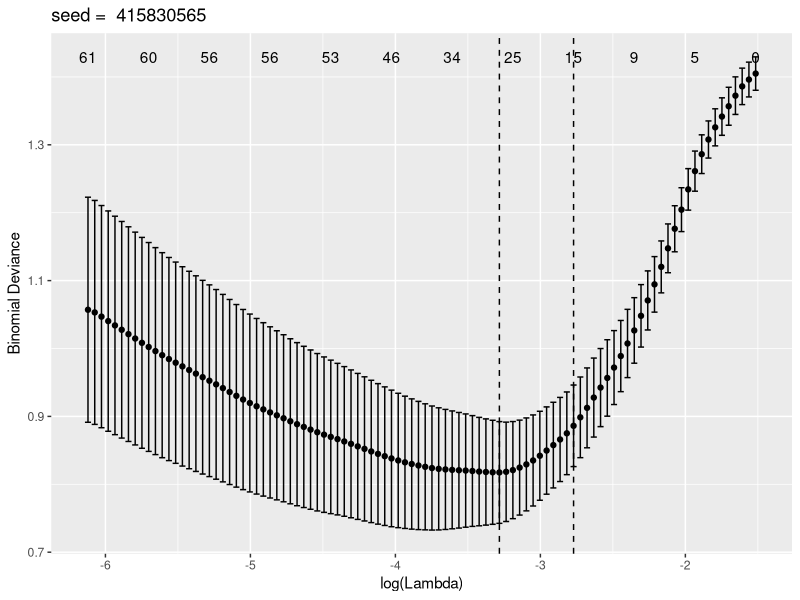
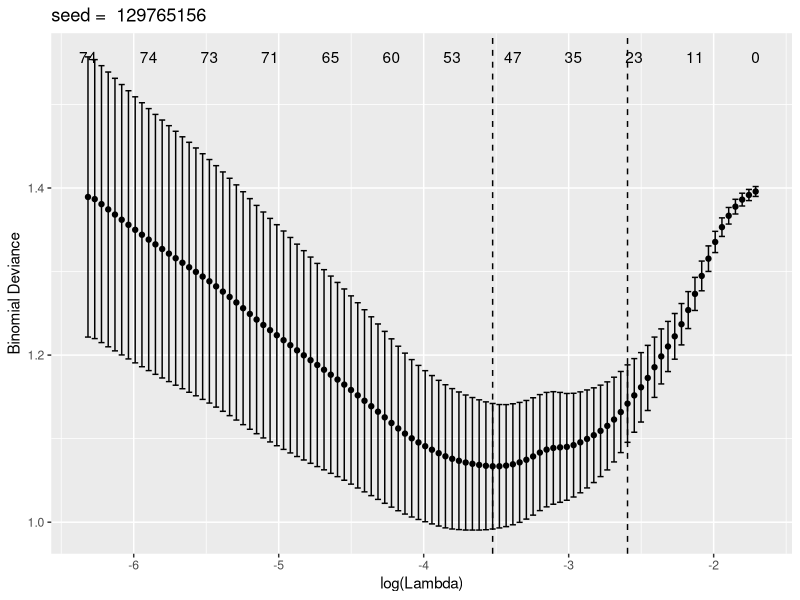
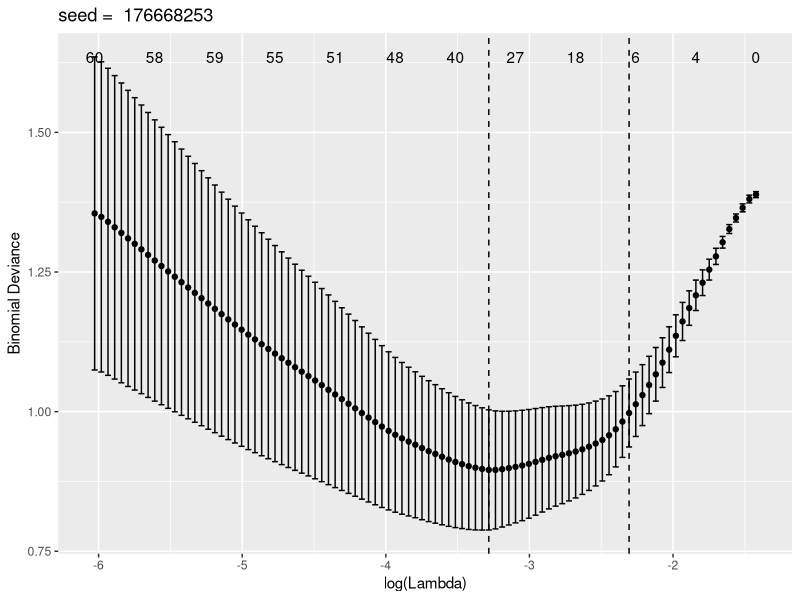
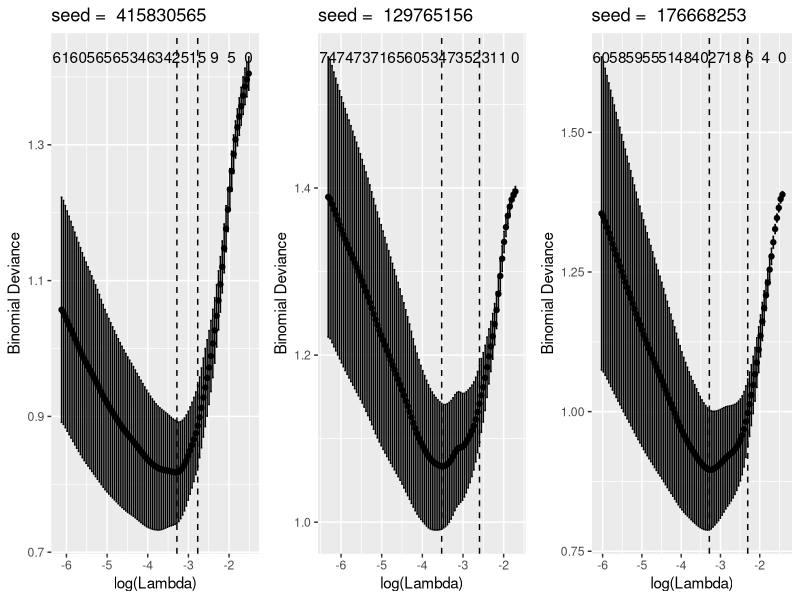
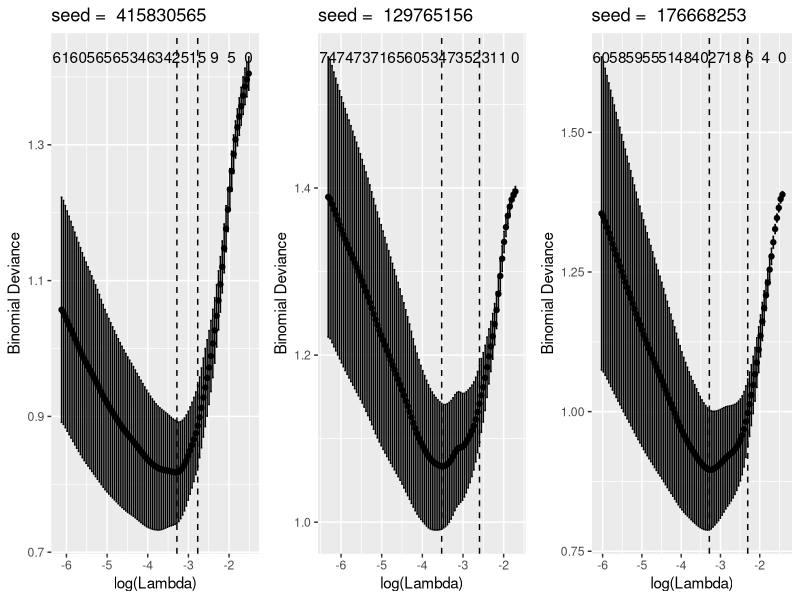
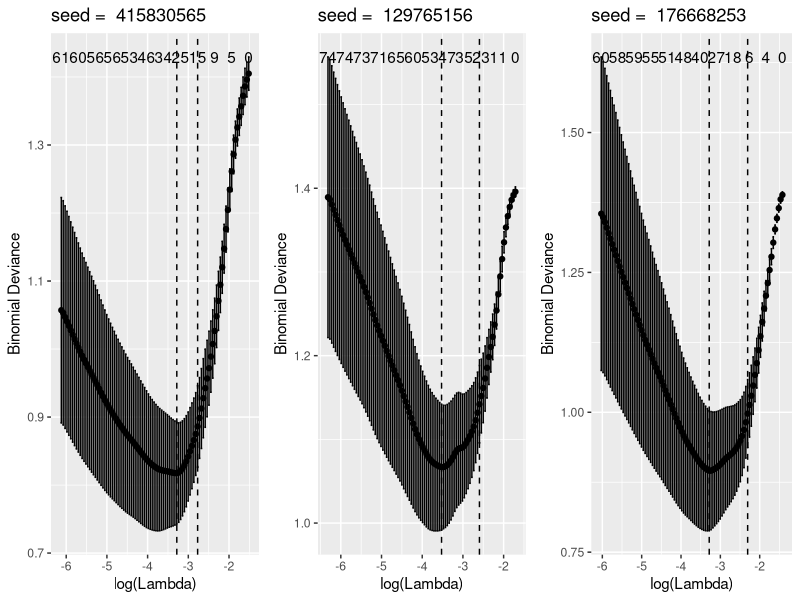
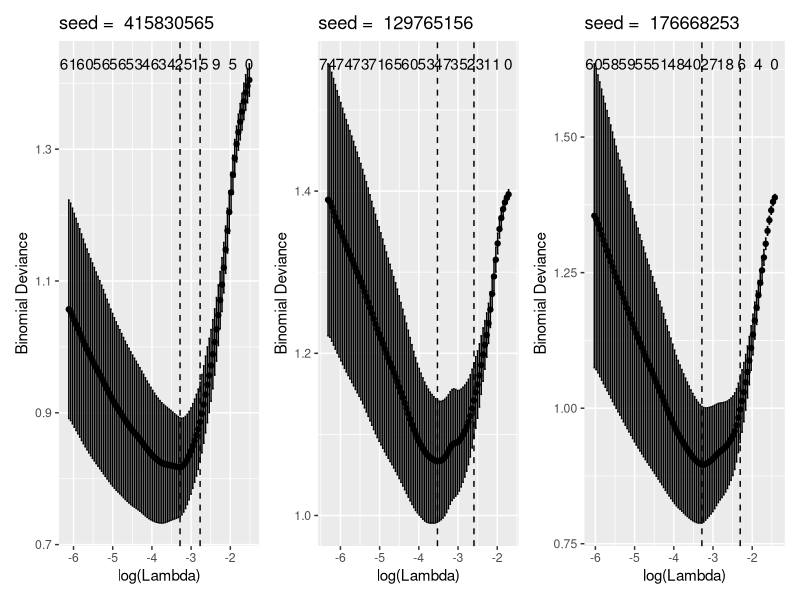

Recreate these plots in R, in order.
## ---- chunk 1
library(tidyverse)
library(assertthat)
library(cowplot)
library(e1071)
library(ggfortify)
library(glmnet)
library(grid)
library(gridExtra)
library(patchwork)
## ---- chunk 2
## n個の標本、p個の説明変数、k個の非ゼロ説明変数から、二値の結果を作る
make_and_fit <- function(n, p, k, seed) {
  set.seed(seed)
  xs <- matrix(rnorm(n * p), ncol = p)
  assertthat::assert_that(assertthat::are_equal(mean(xs), 0, tol = 6.0 / sqrt(n)))

  coeffs <- exp(rnorm(p)) * (1:p %in% sample(1:p, k))
  assertthat::assert_that(assertthat::are_equal(sum(!dplyr::near(abs(coeffs), 0)), k))

  cs <- (xs %*% coeffs) + rexp(n, 10.0)
  cs <- cs - mean(cs)
  ys <- rbinom(n, 1, sigmoid(cs))
  assertthat::assert_that(all(ys %in% c(0, 1)))

  model <- cv.glmnet(xs, ys, family = "binomial")
  list(xs = xs, cs = cs, ys = ys, model = model)
}
## ---- chunk 3
merge_and_draw_dist <- function() {
  purrr::map(c(415830565, 129765156, 176668253), function(seed) {
    model <- make_and_fit(n = 100, p = 500, k = 40, seed = seed)$model
    autoplot(model) + labs(title = paste("seed = ", seed))
  })
}

model_plots <- merge_and_draw_dist()
## ---- chunk 4
plot(model_plots[[1]])
plot(model_plots[[2]])
plot(model_plots[[3]])
## ---- chunk 5
draw_by_grid_arrange <- function(gs) {
  do.call(gridExtra::grid.arrange, c(gs, nrow = 1))
}

invisible(draw_by_grid_arrange(model_plots))
## ---- chunk 6
draw_by_arrange_grob <- function(gs) {
  gridExtra::arrangeGrob(grobs = gs, ncol = NROW(gs), nrow = 1)
}

plots_arrange_grob <- draw_by_arrange_grob(model_plots)
## ---- chunk 7
plot(plots_arrange_grob)
## ---- chunk 8
draw_by_cowplot_plot_grid <- function(gs) {
  cowplot::plot_grid(plotlist = gs, nrow = 1)
}

plots_cowplot <- draw_by_cowplot_plot_grid(model_plots)
## ---- chunk 9
plot(plots_cowplot)
## ---- chunk 10
draw_by_patchwork_wrap_plots <- function(gs) {
  patchwork::wrap_plots(gs)
}

plots_patchwork <- draw_by_patchwork_wrap_plots(model_plots)
## ---- chunk 11
plot(plots_patchwork)
